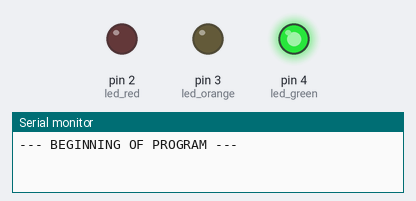
The sketch below on a simulated Arduino Uno, built with avr-gcc and run on an emulated ATmega328P. Parts: output pins drawn as LEDs (lit = HIGH), the last lines printed to the serial monitor.

Above: at 0.7 s.
At 2.1 s:
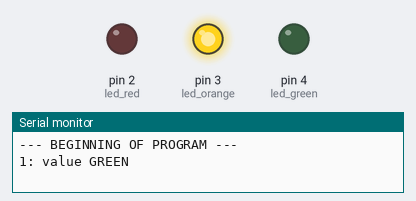
At 3.4 s:
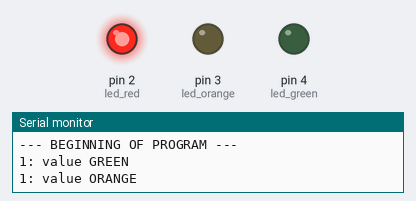
At 4.25 s:
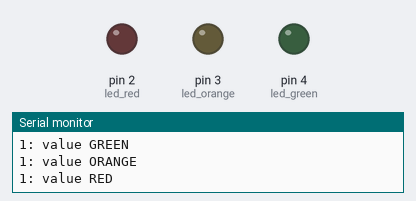
Timing chart, 0 to 5.6 s (numbered marks = the images above):
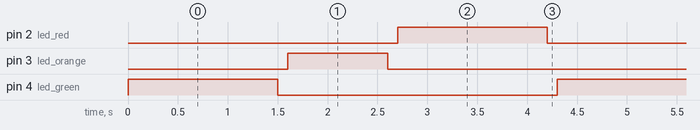

The sketch:

semestre1_td0.ino
```cpp
const int led_green=4;
const int led_orange=3;
const int led_red=2;

void setup() {
  // put your setup code here, to run once:
  pinMode(led_green, OUTPUT);
  pinMode(led_orange, OUTPUT);
  pinMode(led_red, OUTPUT);

  Serial.begin(9600);

  digitalWrite(led_green, LOW);
  digitalWrite(led_orange, LOW);
  digitalWrite(led_red, LOW);

}

void loop() {
  // put your main code here, to run repeatedly:

  Serial.println("--- BEGINNING OF PROGRAM ---");

  digitalWrite(led_green, HIGH);
  //Serial.println("GREEN");
  delay(1500);
  //
  Serial.print(digitalRead(led_green));
  Serial.println(": value GREEN");
  //
  digitalWrite(led_green, LOW);
  delay(100);

  digitalWrite(led_orange, HIGH);
  //Serial.println("ORANGE");
  delay(1000);
  //
  Serial.print(digitalRead(led_orange));
  Serial.println(": value ORANGE");
  //
  digitalWrite(led_orange, LOW);
  delay(100);

  digitalWrite(led_red, HIGH);
  //Serial.println("RED");
  delay(1500);
  //
  Serial.print(digitalRead(led_red));
  Serial.println(": value RED");
  //
  digitalWrite(led_red, LOW);
  delay(100);

  Serial.println("--- END OF PROGRAM ---");
  Serial.println("");
}


// const -> constante
// int -> entier
// delay(X) -> arrêt du prog pendant X millisecondes
// pinMode(X, Y) -> config entree sortie (X : 1,2... | Y : OUTPUT, INPUT)
// digitalWrite(X, Y) -> affecte 0 ou 1 (X : Sortie | Y : LOW, HIGH)
```

Measured:
- by itself, pin 2 (led_red), pin 4 (led_green): alternates HIGH for 1.5 s and LOW for 2.8 s
- by itself, pin 3 (led_orange): alternates HIGH for 1.0 s and LOW for 3.3 s
- by itself, everything shown: repeats every 4.3 s, in 6 steps
